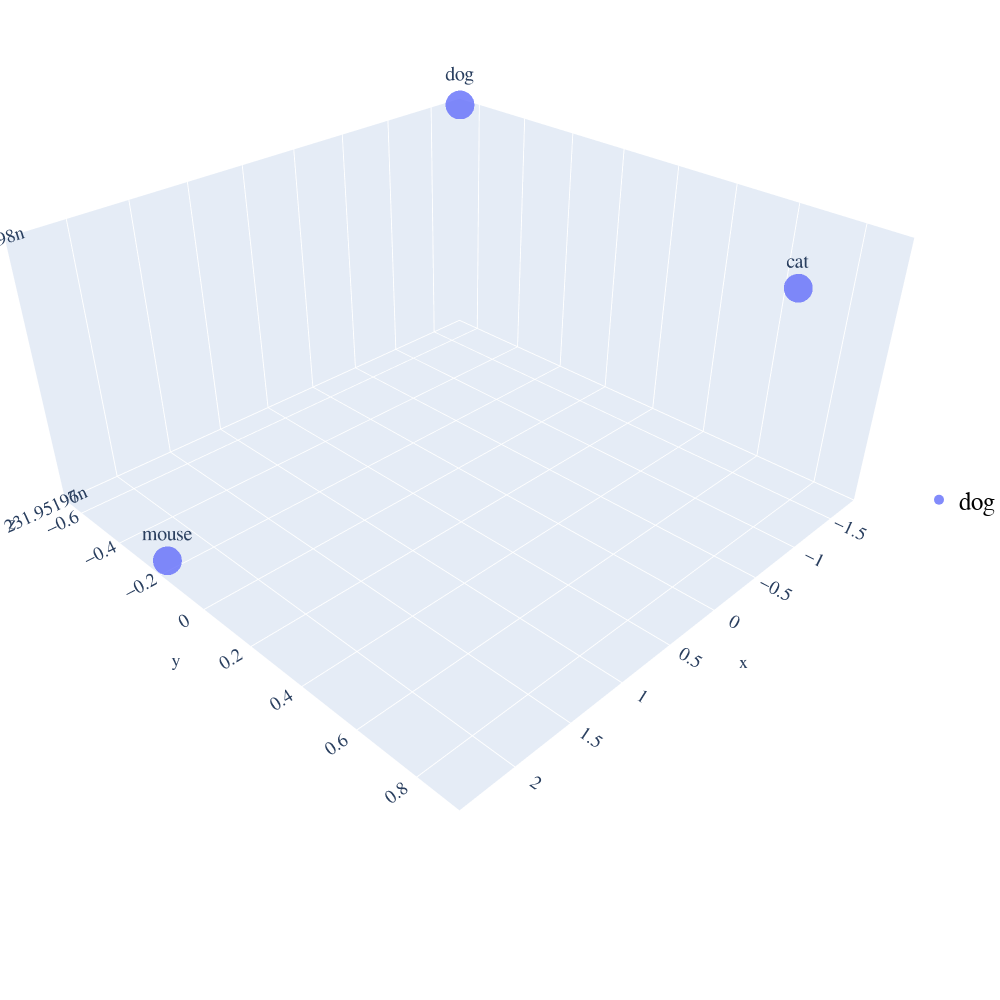

The notebook cell this image was saved under:
### Code cell
import plotly.graph_objs as go
from sklearn.decomposition import PCA

def display_pca_scatterplot_3D(model=model_wikipedia50, user_input=None, words=None, label=None, color_map=None, topn=5, sample=10):

    if words == None:
        if sample > 0:
            words = np.random.choice(list(model.vocab.keys()), sample)
        else:
            words = [ word for word in model.vocab ]
    
    word_vectors = np.array([model[w] for w in words])
    
    three_dim = PCA(random_state=0).fit_transform(word_vectors)[:,:3]
    # For 2D, change the three_dim variable into something like two_dim like the following:
    # two_dim = PCA(random_state=0).fit_transform(word_vectors)[:,:2]

    data = []
    count = 0
    
    for i in range (len(user_input)):
        trace = go.Scatter3d(
        x = three_dim[count:count+topn,0], 
        y = three_dim[count:count+topn,1],  
        z = three_dim[count:count+topn,2],
        text = words[count:count+topn],
        name = user_input[i],
        textposition = "top center",
        textfont_size = 20,
        mode = 'markers+text',
        marker = {
            'size': 10,
            'opacity': 0.8,
            'color': 2
        }

                )
                
        # For 2D, instead of using go.Scatter3d, we need to use go.Scatter and delete the z variable. Also, instead of using
        # variable three_dim, use the variable that we have declared earlier (e.g two_dim)

        data.append(trace)
        count = count+topn

    trace_input = go.Scatter3d(
                    x = three_dim[count:,0], 
                    y = three_dim[count:,1],  
                    z = three_dim[count:,2],
                    text = words[count:],
                    name = 'input words',
                    textposition = "top center",
                    textfont_size = 20,
                    mode = 'markers+text',
                    marker = {
                        'size': 10,
                        'opacity': 1,
                        'color': 'black'
                    }
                    )

    # For 2D, instead of using go.Scatter3d, we need to use go.Scatter and delete the z variable.  Also, instead of using
    # variable three_dim, use the variable that we have declared earlier (e.g two_dim)
            
    data.append(trace_input)
    
# Configure the layout

    layout = go.Layout(
        margin = {'l': 0, 'r': 0, 'b': 0, 't': 0},
        showlegend=True,
        legend=dict(     
        x=1,
        y=0.5,
        font=dict(
            family="Courier New",
            size=25,
            color="black"
        )),
        font = dict(
            family = " Courier New ",
            size = 15),
        autosize = False,
        width = 1000,
        height = 1000
        )


    plot_figure = go.Figure(data = data, layout = layout)
    plot_figure.show()
    
display_pca_scatterplot_3D(model_wikipedia50, user_input, similar_word, labels, color_map)

### Figure 1 — Plotly figure (JSON) as saved in the notebook; plotly's stock layout.template omitted (floating-point values rounded to 4 significant figures)
{"data": [{"marker": {"color": 2, "opacity": 0.8, "size": 10}, "mode": "markers+text", "name": "dog", "text": ["dog", "cat", "mouse"], "textfont": {"size": 20}, "textposition": "top center", "type": "scatter3d", "x": [-1.718, -0.6154, 2.334], "y": [-0.6438, 0.8845, -0.2407], "z": [2.32e-07, 2.32e-07, 2.32e-07]}, {"marker": {"color": 2, "opacity": 0.8, "size": 10}, "mode": "markers+text", "name": "cat", "text": [], "textfont": {"size": 20}, "textposition": "top center", "type": "scatter3d", "x": [], "y": [], "z": []}, {"marker": {"color": 2, "opacity": 0.8, "size": 10}, "mode": "markers+text", "name": "mouse", "text": [], "textfont": {"size": 20}, "textposition": "top center", "type": "scatter3d", "x": [], "y": [], "z": []}, {"marker": {"color": "black", "opacity": 1, "size": 10}, "mode": "markers+text", "name": "input words", "text": [], "textfont": {"size": 20}, "textposition": "top center", "type": "scatter3d", "x": [], "y": [], "z": []}], "layout": {"autosize": false, "font": {"family": " Courier New ", "size": 15}, "height": 1000, "legend": {"font": {"color": "black", "family": "Courier New", "size": 25}, "x": 1, "y": 0.5}, "margin": {"b": 0, "l": 0, "r": 0, "t": 0}, "showlegend": true, "width": 1000}}
